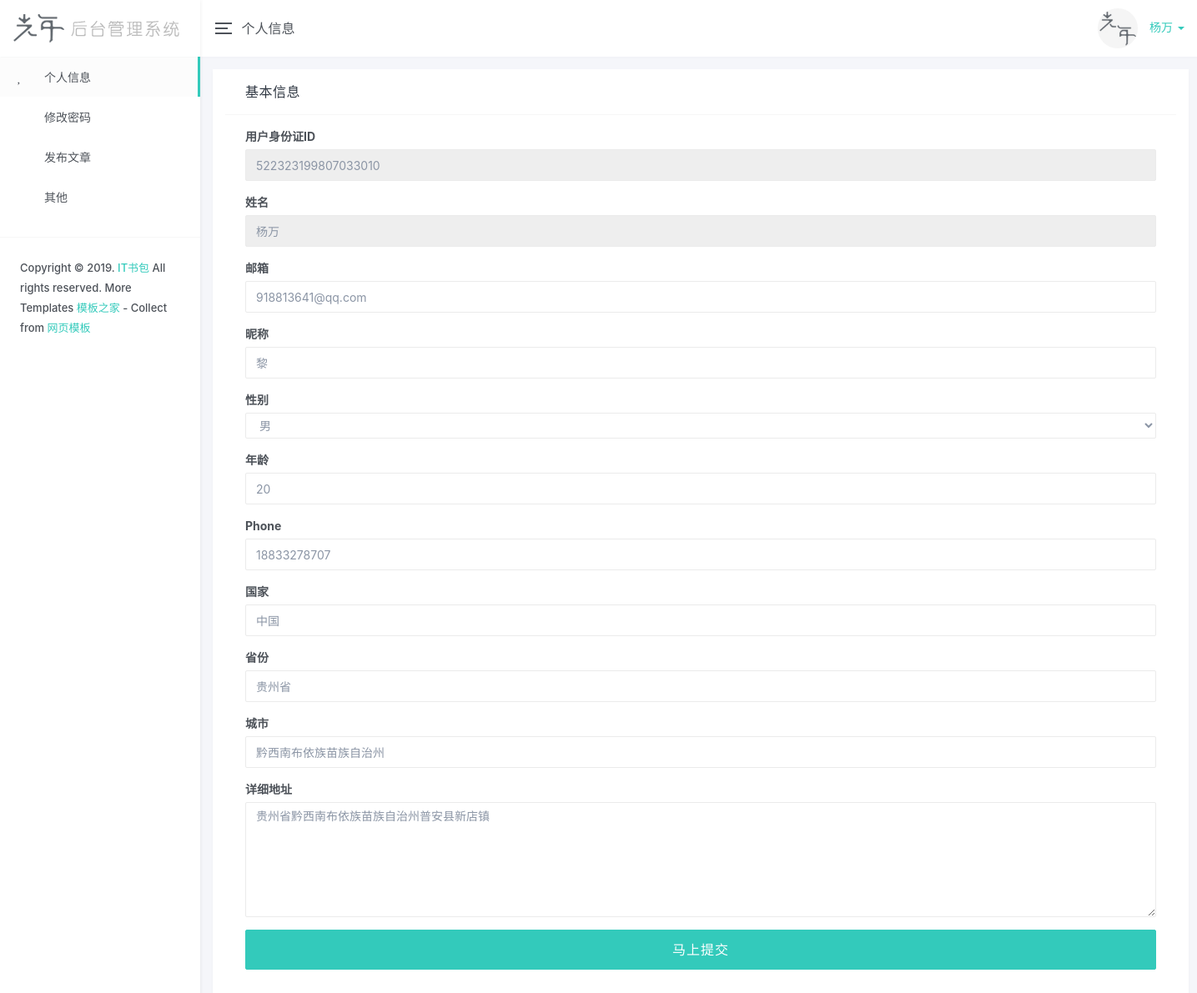
Screenshot of /user_info/ (signed in) with the database file from the repository.
### web_app/models.py (models this page shows, shortened)
class UserInfo(models.Model):
    WX_USER = 1
    GUEST_USER = 11
    NORMAL_USER = 22
    COMPANY_USER = 33
    USER_SRC = (
        (WX_USER, u'微信授权用户'),
        (GUEST_USER, u'游客用户'),
        (NORMAL_USER, u'普通用户'),
        (COMPANY_USER, u'机构用户'),
    )
    MALE = 1
    FEMALE = 0
    GENDER = (
        (MALE, u'男'),
        (FEMALE, u'女'),
    )
    UNVERIFIED = 0
    ACTIVATED = 1
    DISABLED = 2
    DELETED = 3
    ASSIGN = 10
    USER_STATUS = (
        (UNVERIFIED, u'未验证'),
        (ACTIVATED, u'已激活'),
        (DISABLED, u'已禁用'),
        (DELETED, u'已删除'),
        (ASSIGN, u'已分配'),
    )
    user_id = models.CharField(_(u'用户id'), max_length=32, blank=True, null=True, help_text=u'用户唯一标识', db_index=True,
                         unique=True)
    name = models.CharField(_(u'姓名'), max_length=32, blank=True, null=True, help_text=u'用户姓名', db_index=True)
    email = models.CharField(_(u'邮箱'), max_length=40, blank=True, null=True, help_text=u'用户邮箱', db_index=True)
    sex = models.IntegerField(_(u'性别'), choices=GENDER, default=MALE, help_text=u'用户性别')
    age = models.IntegerField(_(u'年龄'), default=0, help_text=u'用户年龄')
    nickname = models.CharField(_(u'昵称'), max_length=32, blank=True, null=True, help_text=u'用户昵称')
    avatar = models.CharField(_(u'头像地址'), max_length=60, blank=True, null=True, help_text=u'用户头像')
    phone = models.CharField(_(u'手机号'), max_length=11, blank=True, null=True, help_text=u'用户电话', db_index=True)
    country = models.CharField(_(u'国家'), max_length=32, blank=True, null=True, help_text=u'用户国家')
    province = models.CharField(_(u'省份'), max_length=32, blank=True, null=True, help_text=u'用户省份')
    city = models.CharField(_(u'城市'), max_length=32, blank=True, null=True, help_text=u'用户城市')
    location = models.CharField(_(u'地址'), max_length=60, blank=True, null=True, help_text=u'用户地址')
    create_time = models.DateField(verbose_name='创建时间', auto_now_add=True)
    class Meta:
        verbose_name='用户信息表'
        verbose_name_plural='用户信息表'
    pass

### web_app/views.py (the view, shortened to what this page needs)
# urls.py: url('^user_info/$',views.user_info,name='user_info'),
def user_info(request):
    response = {"status":False,"mag":''}
    if request.method=="GET":
        userobj = models.UserInfo.objects.get(user_id=request.session['uid'])
        response['userobj'] = userobj
        return render(request, 'web/user_info.html', response)

### templates/web/user_info.html (shortened to what this page needs)
{% extends 'base.html' %}
{% block header %}
     <span class="navbar-page-title"> 个人信息 </span>
{% endblock %}
{% block left_concent %}
        <li class="nav-item active"> <a href="/user_info"><i class="mdi mdi-account"></i> 个人信息</a> </li>
        <li class="nav-item"> <a href="/pwd_edit"><i class="mdi mdi-lock-outline"></i> 修改密码</a> </li>
        <li class="nav-item"> <a href="/my_art"><i class="mdi mdi-send"></i> 发布文章</a> </li>
        <li class="nav-item"> <a href="index.html"><i class="mdi mdi-home"></i> 其他</a> </li>
{% endblock %}
{% block concent %}
<div class="container-fluid">
    <div class="row">
        <div class="col-lg-12">
            <div class="card container">
              <div class="card-header"><h4>基本信息</h4></div>
              <div class="card-body">
                <form accept-charset="UTF-8" class="form-horizontal" action="#" method="POST" enctype="multipart/form-data">
                  <div class="form-group">
                    <label class="col-xs-12" for="user_id">用户身份证ID</label>
                    <div class="col-xs-12">
                      <input class="form-control" type="text" id="user_id" name="user_id" placeholder="{{ userobj.user_id }}" value="{{ userobj.user_id }}" disabled>
                    </div>
                  </div>
                  <div class="form-group">
                    <label class="col-xs-12" for="name">姓名</label>
                    <div class="col-xs-12">
                      <input class="form-control" type="text" id="name" name="name" placeholder="{{ userobj.name }}" value="{{ userobj.name }}" disabled>
                    </div>
                  </div>
                  <div class="form-group">
                    <label class="col-xs-12" for="email">邮箱</label>
                    <div class="col-xs-12">
                            <input class="form-control" type="email" id="email" name="email" placeholder="{{ userobj.email }}" value="{{ userobj.email }}"/>
                    </div>
                  </div>
                  <div class="form-group">
                    <label class="col-xs-12" for="nickname">昵称</label>
                    <div class="col-xs-12">
                            <input class="form-control" type="text" id="nickname" name="nickname" placeholder="{{ userobj.nickname }}" value="{{ userobj.nickname }}">
                    </div>
                  </div>
                  <div class="form-group">
                    <label class="col-xs-12" for="sex">性别</label>
                    <div class="col-xs-12">
                      <select class="form-control" id="sex" name="sex" size="1">
                          <option value="1">男</option>
                      </select>
                    </div>
                  </div>
                  <div class="form-group">
                    <label class="col-xs-12" for="age">年龄</label>
                    <div class="col-xs-12">
                      <input class="form-control" type="text" id="age" name="age" placeholder="{{ userobj.age }}" value="{{ userobj.age }}" >
                    </div>
                  </div>
                  <div class="form-group">
                    <label class="col-xs-12" for="phone">Phone</label>
                    <div class="col-xs-12">
                            <input class="form-control" type="text" id="phone" name="phone" placeholder="{{ userobj.phone }}" value="{{ userobj.phone }}">
                    </div>
                  </div>
                  <div class="form-group">
                    <label class="col-xs-12" for="country">国家</label>
                    <div class="col-xs-12">
                            <input class="form-control" type="text" id="country" name="country" placeholder="{{ userobj.country }}" value="{{ userobj.country }}">
                    </div>
                  </div>
                  <div class="form-group">
                    <label class="col-xs-12" for="province">省份</label>
                    <div class="col-xs-12">
                            <input class="form-control" type="text" id="province" name="province" placeholder="{{ userobj.province }}" value="{{ userobj.province }}" >
                    </div>
                  </div>
                  <div class="form-group">
                    <label class="col-xs-12" for="city">城市</label>
                    <div class="col-xs-12">
                            <input class="form-control" type="text" id="city" name="city" placeholder="{{ userobj.city }}" value="{{ userobj.city }}" >
                    </div>
                  </div>
                  <div class="form-group">
                    <label class="col-xs-12" for="location">详细地址</label>
                    <div class="col-xs-12">
                      <textarea class="form-control" id="location" name="location" rows="6" placeholder="{{ userobj.location }}">{{ userobj.location }}</textarea>
                    </div>
                  </div>
                  <div class="form-group">
                    <div class="col-xs-12">
                      <button class="btn btn-primary btn-block btn-lg" id="submingo" name="submingo" data-toggle="modal" data-target="#myModal" type="button">马上提交</button>
                    </div>
                  </div>
                </form>
              </div>
            </div>
          </div>
    </div>
</div>
{% endblock %}

### templates/base.html (shortened to what this page needs)
<!DOCTYPE html>
<html lang="zh">
<head>
<link href="/static/css/bootstrap.min.css" rel="stylesheet">
<link href="/static/css/materialdesignicons.min.css" rel="stylesheet">
<link href="/static/css/style.min.css" rel="stylesheet">
</head>
<body>
<div class="lyear-layout-web">
  <div class="lyear-layout-container">
    <aside class="lyear-layout-sidebar">
      <div id="logo" class="sidebar-header">
        <a href="/home"><img src="/static/images/logo-sidebar.png" title="LightYear" alt="LightYear" /></a>
      </div>
      <div class="lyear-layout-sidebar-scroll">
        <nav class="sidebar-main">
        <ul class="nav nav-drawer">
          {% block left_concent %}{% endblock %}
        </ul>
        </nav>
        <div class="sidebar-footer">
          <p class="copyright">Copyright &copy; 2019. <a target="_blank" href="http://lyear.itshubao.com">IT书包</a> All rights reserved. More Templates <a href="http://www.cssmoban.com/" target="_blank" title="模板之家">模板之家</a> - Collect from <a href="http://www.cssmoban.com/" title="网页模板" target="_blank">网页模板</a></p>
        </div>
      </div>
    </aside>
    <header class="lyear-layout-header">
      <nav class="navbar navbar-default">
        <div class="topbar">
          <div class="topbar-left">
            <div class="lyear-aside-toggler">
              <span class="lyear-toggler-bar"></span>
              <span class="lyear-toggler-bar"></span>
              <span class="lyear-toggler-bar"></span>
            </div>
              {% block header %}{% endblock %}
          </div>
          <ul class="topbar-right">
            <li class="dropdown dropdown-profile">
              <a href="javascript:void(0)" data-toggle="dropdown">
                <img src="/static/images/users/avatar.jpg" class="img-avatar img-avatar-48 m-r-10" alt="笔下光年" />
                <span>{{ userobj.name }} <span class="caret"></span></span>
              </a>
            </li>
		    <li class="dropdown dropdown-skin">
			  <span data-toggle="dropdown" class="icon-palette"><i class="mdi mdi-palette"></i></span>
			</li>
          </ul>
        </div>
      </nav>
    </header>
    <main class="lyear-layout-content">
        {% block concent %} {% endblock %}
    </main>
  </div>
</div>
</body>
</html>

### rows the page displays
UserInfo: name "杨万", user_id "522323199807033010", email "918813641@qq.com", nickname "黎", age "20", phone "18833278707", country "中国", province "贵州省", city "黔西南布依族苗族自治州", location "贵州省黔西南布依族苗族自治州普安县新店镇"
